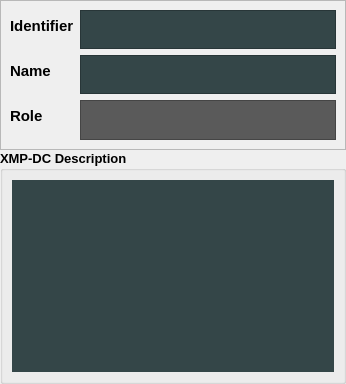
                          <widget class="QWidget" name="tab_6">
                           <attribute name="title">
                            <string>Description</string>
                           </attribute>
                           <layout class="QVBoxLayout" name="verticalLayout_16">
                            <property name="spacing">
                             <number>0</number>
                            </property>
                            <property name="leftMargin">
                             <number>0</number>
                            </property>
                            <property name="topMargin">
                             <number>0</number>
                            </property>
                            <property name="rightMargin">
                             <number>0</number>
                            </property>
                            <property name="bottomMargin">
                             <number>0</number>
                            </property>
                            <item>
                             <widget class="QFrame" name="frame_13">
                              <property name="maximumSize">
                               <size>
                                <width>16777215</width>
                                <height>150</height>
                               </size>
                              </property>
                              <property name="frameShape">
                               <enum>QFrame::StyledPanel</enum>
                              </property>
                              <property name="frameShadow">
                               <enum>QFrame::Raised</enum>
                              </property>
                              <layout class="QFormLayout" name="formLayout_2">
                               <item row="0" column="0">
                                <widget class="QLabel" name="label_14">
                                 <property name="font">
                                  <font>
                                   <pointsize>11</pointsize>
                                   <weight>75</weight>
                                   <bold>true</bold>
                                  </font>
                                 </property>
                                 <property name="text">
                                  <string>Identifier</string>
                                 </property>
                                </widget>
                               </item>
                               <item row="0" column="1">
                                <widget class="QPlainTextEdit" name="contr_describer_ident">
                                 <property name="font">
                                  <font>
                                   <pointsize>10</pointsize>
                                  </font>
                                 </property>
                                 <property name="styleSheet">
                                  <string notr="true">background-color: rgb(52, 70, 72);</string>
                                 </property>
                                 <property name="verticalScrollBarPolicy">
                                  <enum>Qt::ScrollBarAlwaysOff</enum>
                                 </property>
                                </widget>
                               </item>
                               <item row="1" column="0">
                                <widget class="QLabel" name="label_13">
                                 <property name="font">
                                  <font>
                                   <pointsize>11</pointsize>
                                   <weight>75</weight>
                                   <bold>true</bold>
                                  </font>
                                 </property>
                                 <property name="text">
                                  <string>Name</string>
                                 </property>
                                </widget>
                               </item>
                               <item row="1" column="1">
                                <widget class="QPlainTextEdit" name="contr_describer_name">
                                 <property name="font">
                                  <font>
                                   <pointsize>10</pointsize>
                                  </font>
                                 </property>
                                 <property name="styleSheet">
                                  <string notr="true">background-color: rgb(52, 70, 72);</string>
                                 </property>
                                 <property name="verticalScrollBarPolicy">
                                  <enum>Qt::ScrollBarAlwaysOff</enum>
                                 </property>
                                </widget>
                               </item>
                               <item row="2" column="0">
                                <widget class="QLabel" name="label_15">
                                 <property name="font">
                                  <font>
                                   <pointsize>11</pointsize>
                                   <weight>75</weight>
                                   <bold>true</bold>
                                  </font>
                                 </property>
                                 <property name="text">
                                  <string>Role</string>
                                 </property>
                                </widget>
                               </item>
                               <item row="2" column="1">
                                <widget class="QPlainTextEdit" name="contr_describer_role">
                                 <property name="font">
                                  <font>
                                   <pointsize>10</pointsize>
                                  </font>
                                 </property>
                                 <property name="styleSheet">
                                  <string notr="true">background-color: rgb(90, 90, 90);</string>
                                 </property>
                                 <property name="verticalScrollBarPolicy">
                                  <enum>Qt::ScrollBarAlwaysOff</enum>
                                 </property>
                                 <property name="readOnly">
                                  <bool>true</bool>
                                 </property>
                                </widget>
                               </item>
                              </layout>
                             </widget>
                            </item>
                            <item>
                             <widget class="QGroupBox" name="groupBox_8">
                              <property name="minimumSize">
                               <size>
                                <width>0</width>
                                <height>0</height>
                               </size>
                              </property>
                              <property name="maximumSize">
                               <size>
                                <width>16777215</width>
                                <height>16777215</height>
                               </size>
                              </property>
                              <property name="font">
                               <font>
                                <pointsize>10</pointsize>
                                <weight>75</weight>
                                <bold>true</bold>
                               </font>
                              </property>
                              <property name="title">
                               <string>XMP-DC Description</string>
                              </property>
                              <layout class="QHBoxLayout" name="horizontalLayout_13">
                               <item>
                                <widget class="QTextEdit" name="xmp_dc">
                                 <property name="font">
                                  <font>
                                   <pointsize>10</pointsize>
                                  </font>
                                 </property>
                                 <property name="styleSheet">
                                  <string notr="true">background-color: rgb(52, 70, 72);</string>
                                 </property>
                                 <property name="frameShape">
                                  <enum>QFrame::NoFrame</enum>
                                 </property>
                                 <property name="frameShadow">
                                  <enum>QFrame::Plain</enum>
                                 </property>
                                 <property name="html">
                                  <string>&lt;!DOCTYPE HTML PUBLIC &quot;-//W3C//DTD HTML 4.0//EN&quot; &quot;http://www.w3.org/TR/REC-html40/strict.dtd&quot;&gt;
&lt;html&gt;&lt;head&gt;&lt;meta name=&quot;qrichtext&quot; content=&quot;1&quot; /&gt;&lt;style type=&quot;text/css&quot;&gt;
p, li { white-space: pre-wrap; }
&lt;/style&gt;&lt;/head&gt;&lt;body style=&quot; font-family:'MS Shell Dlg 2'; font-size:10pt; font-weight:400; font-style:normal;&quot;&gt;
&lt;p style=&quot;-qt-paragraph-type:empty; margin-top:0px; margin-bottom:0px; margin-left:0px; margin-right:0px; -qt-block-indent:0; text-indent:0px; font-size:8.25pt;&quot;&gt;&lt;br /&gt;&lt;/p&gt;
&lt;p style=&quot;-qt-paragraph-type:empty; margin-top:0px; margin-bottom:0px; margin-left:0px; margin-right:0px; -qt-block-indent:0; text-indent:0px; font-size:8.25pt;&quot;&gt;&lt;br /&gt;&lt;/p&gt;&lt;/body&gt;&lt;/html&gt;</string>
                                 </property>
                                </widget>
                               </item>
                              </layout>
                             </widget>
                            </item>
                           </layout>
                          </widget>
